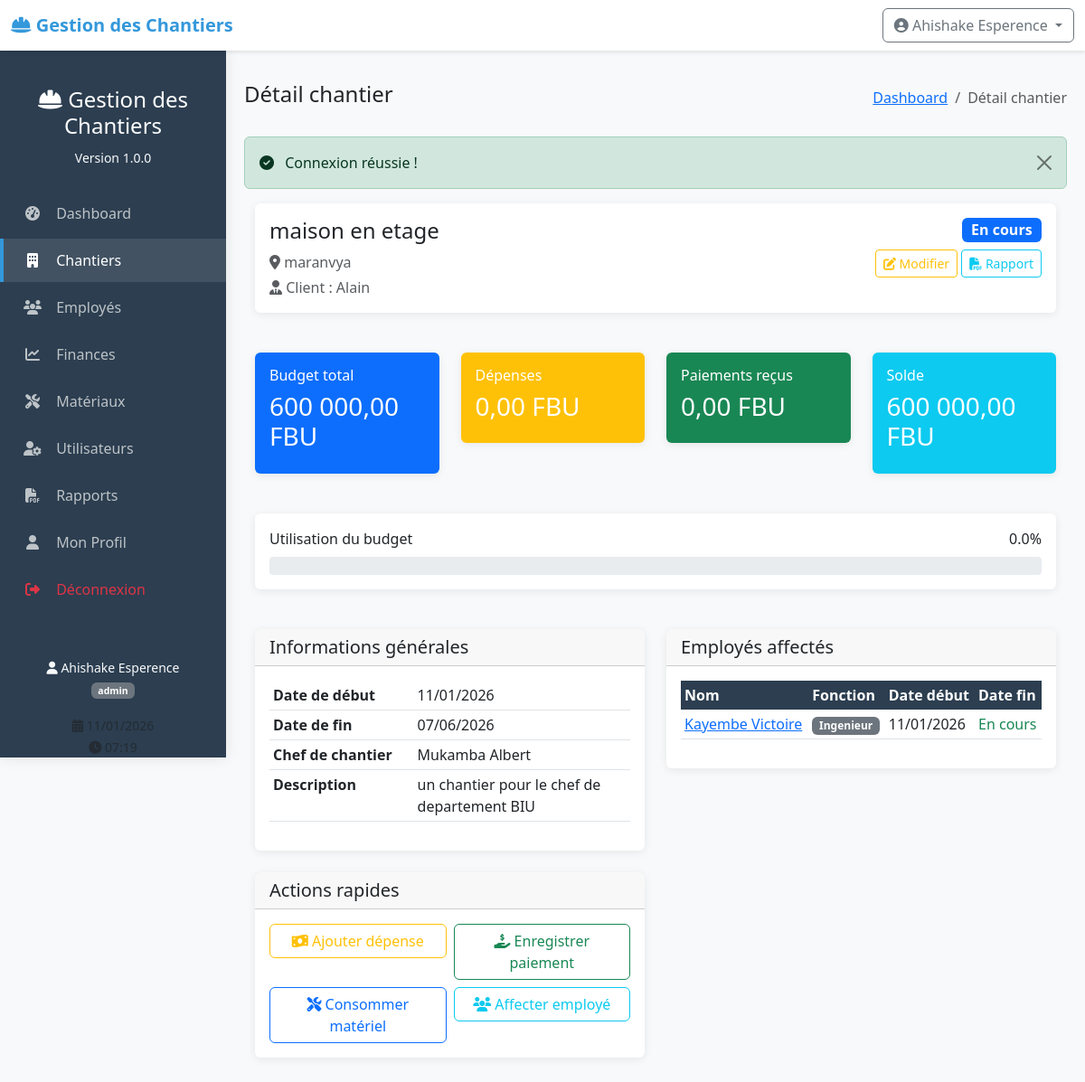
The app's page /index.php?controller=chantier&action=view&id=1 (signed in) with its own data.
### tables this page shows
CREATE TABLE chantiers (
    id INTEGER PRIMARY KEY AUTOINCREMENT,
    nom VARCHAR(200) NOT NULL,
    localisation TEXT NOT NULL,
    client VARCHAR(200) NOT NULL,
    budget_total DECIMAL(12,2) NOT NULL,
    date_debut DATE NOT NULL,
    date_fin DATE,
    statut VARCHAR(20) DEFAULT 'en_cours' CHECK(statut IN ('en_cours', 'suspendu', 'termine')),
    chef_chantier_id INTEGER,
    description TEXT,
    created_at DATETIME DEFAULT CURRENT_TIMESTAMP,
    updated_at DATETIME,
    FOREIGN KEY (chef_chantier_id) REFERENCES users(id)
);

CREATE TABLE users (
    id INTEGER PRIMARY KEY AUTOINCREMENT,
    username VARCHAR(50) UNIQUE NOT NULL,
    password VARCHAR(255) NOT NULL,
    nom VARCHAR(100) NOT NULL,
    prenom VARCHAR(100) NOT NULL,
    email VARCHAR(150) UNIQUE NOT NULL,
    role VARCHAR(20) NOT NULL CHECK(role IN ('admin', 'chef', 'comptable')),
    telephone VARCHAR(20),
    created_at DATETIME DEFAULT CURRENT_TIMESTAMP,
    last_login DATETIME,
    status BOOLEAN DEFAULT 1
);

CREATE TABLE affectations (
    id INTEGER PRIMARY KEY AUTOINCREMENT,
    employe_id INTEGER NOT NULL,
    chantier_id INTEGER NOT NULL,
    date_debut DATE NOT NULL,
    date_fin DATE,
    heures_travail INTEGER DEFAULT 8,
    created_at DATETIME DEFAULT CURRENT_TIMESTAMP,
    FOREIGN KEY (employe_id) REFERENCES employes(id),
    FOREIGN KEY (chantier_id) REFERENCES chantiers(id)
);

CREATE TABLE employes (
    id INTEGER PRIMARY KEY AUTOINCREMENT,
    matricule VARCHAR(20) UNIQUE NOT NULL,
    nom VARCHAR(100) NOT NULL,
    prenom VARCHAR(100) NOT NULL,
    email VARCHAR(150) UNIQUE,
    telephone VARCHAR(20),
    fonction VARCHAR(50) NOT NULL CHECK(fonction IN ('chef', 'ouvrier', 'ingenieur')),
    salaire_journalier DECIMAL(8,2) NOT NULL,
    date_embauche DATE NOT NULL,
    statut VARCHAR(20) DEFAULT 'actif' CHECK(statut IN ('actif', 'inactif', 'congé')),
    created_at DATETIME DEFAULT CURRENT_TIMESTAMP
);

### index.php (called while the page is built, shortened)
<?php
require_once 'config/init.php';
$controller = $_GET['controller'] ?? 'dashboard';
$action = $_GET['action'] ?? 'index';
$controllerInstance = new $controllerClass();
$id = $_GET['id'] ?? null;
if ($id !== null) {
    $data = $controllerInstance->$action($id);
} else {
    $data = $controllerInstance->$action();
}
$viewFolders = [
    'dashboard' => 'dashboard',
    'chantier' => 'chantiers',
    'employe' => 'employes',
    'materiau' => 'materiaux',
    'finance' => 'finances',
    'user' => 'users',
    'rapport' => 'repports'
];
$viewFolder = $viewFolders[$controller] ?? 'dashboard';
$viewFile = __DIR__ . '/views/' . $viewFolder . '/' . $action . '.php';
require_once $viewFile;

### models/Chantier.php (called while the page is built, shortened)
<?php
class Chantier {
    private $db;
    public function __construct() {
        $this->db = Database::getInstance()->getConnection();
    }
    public function getById($id) {
        $sql = "SELECT c.*, u.nom as chef_nom, u.prenom as chef_prenom
                FROM chantiers c
                LEFT JOIN users u ON c.chef_chantier_id = u.id
                WHERE c.id = :id";
        $stmt = $this->db->prepare($sql);
        $stmt->execute([':id' => $id]);
        return $stmt->fetch();
    }
}
?>

### config/database.php (called while the page is built, shortened)
<?php
class Database {
    private static $instance = null;
    private $connection;
    private function __construct() {
        try {
            $this->connection = new PDO('sqlite:' . dirname(__DIR__) . '/data/chantiers.db');
            $this->connection->setAttribute(PDO::ATTR_ERRMODE, PDO::ERRMODE_EXCEPTION);
            $this->connection->setAttribute(PDO::ATTR_DEFAULT_FETCH_MODE, PDO::FETCH_ASSOC);
            $this->connection->exec('PRAGMA foreign_keys = ON');
        } catch(PDOException $e) {
            die("Erreur de connexion : " . $e->getMessage());
        }
    }
    public static function getInstance() {
        if (self::$instance == null) {
            self::$instance = new Database();
        }
        return self::$instance;
    }
    public function getConnection() {
        return $this->connection;
    }
}
?>

### controllers/ChantierController.php (called while the page is built, shortened)
<?php
require_once __DIR__ . '/../config/init.php';
require_once __DIR__ . '/../models/Chantier.php';
class ChantierController {
    private $chantierModel;
    public function __construct() {
        $this->chantierModel = new Chantier();
        $this->auth = new Auth();
    }
    public function view($id) {
        $chantier = $this->chantierModel->getById($id);
        $sql = "SELECT e.*, a.date_debut, a.date_fin
                FROM affectations a
                JOIN employes e ON a.employe_id = e.id
                WHERE a.chantier_id = :chantier_id
                ORDER BY a.date_debut DESC";
        $stmt = Database::getInstance()->getConnection()->prepare($sql);
        $stmt->execute([':chantier_id' => $id]);
        $employes = $stmt->fetchAll();
        $depenses = $this->chantierModel->getDepenses($id);
        $paiements = $this->chantierModel->getPaiements($id);
        $solde = $chantier['budget_total'] - $depenses;
        $pourcentage_utilisation = $chantier['budget_total'] > 0 ?
            ($depenses / $chantier['budget_total']) * 100 : 0;
        return [
            'chantier' => $chantier,
            'employes' => $employes,
            'depenses' => $depenses,
            'paiements' => $paiements,
            'solde' => $solde,
            'pourcentage_utilisation' => $pourcentage_utilisation
        ];
    }
}
?>

### config/init.php (called while the page is built, shortened)
<?php
require_once __DIR__ . '/database.php';
class Auth {
    public function isLoggedIn() {
        return isset($_SESSION['user_id']);
    }
}
?>

### views/chantiers/view.php (the view, shortened to what this page needs)
<?php
require_once __DIR__ . '/../../config/init.php';
include __DIR__ . '/../../includes/header.php';
$data = $GLOBALS['data'] ?? [];
$chantier = $data['chantier'] ?? null;
$employes = $data['employes'] ?? [];
$depenses = $data['depenses'] ?? 0;
$paiements = $data['paiements'] ?? 0;
$solde = $data['solde'] ?? 0;
$pourcentage_utilisation = $data['pourcentage_utilisation'] ?? 0;
?>
<div class="container-fluid">
    <div class="row mb-4">
        <div class="col-12">
            <div class="card">
                <div class="card-body">
                    <div class="d-flex justify-content-between align-items-start">
                        <div>
                            <h4><?php echo htmlspecialchars($chantier['nom']); ?></h4>
                            <p class="text-muted mb-1">
                                <i class="fas fa-map-marker-alt"></i> <?php echo htmlspecialchars($chantier['localisation']); ?>
                            </p>
                            <p class="text-muted mb-0">
                                <i class="fas fa-user-tie"></i> Client : <?php echo htmlspecialchars($chantier['client']); ?>
                            </p>
                        </div>
                        <div class="text-end">
                            <span class="badge
                                <?php echo $chantier['statut'] == 'en_cours' ? 'bg-primary' :
                                       ($chantier['statut'] == 'termine' ? 'bg-success' : 'bg-warning'); ?> fs-6">
                                <?php echo ucfirst(str_replace('_', ' ', $chantier['statut'])); ?>
                            </span>
                            <div class="mt-2">
                                <a href="index.php?controller=chantier&action=edit&id=<?php echo $chantier['id']; ?>"
                                   class="btn btn-sm btn-outline-warning">
                                    <i class="fas fa-edit"></i> Modifier
                                </a>
                                <a href="index.php?controller=finance&action=rapport_chantier&id=<?php echo $chantier['id']; ?>"
                                   class="btn btn-sm btn-outline-info" target="_blank">
                                    <i class="fas fa-file-pdf"></i> Rapport
                                </a>
                            </div>
                        </div>
                    </div>
                </div>
            </div>
        </div>
    </div>
    <div class="row mb-4">
        <div class="col-md-3">
            <div class="card bg-primary text-white">
                <div class="card-body">
                    <h6 class="card-title">Budget total</h6>
                    <h3><?php echo number_format($chantier['budget_total'], 2, ',', ' '); ?> FBU</h3>
                </div>
            </div>
        </div>
        <div class="col-md-3">
            <div class="card bg-warning text-white">
                <div class="card-body">
                    <h6 class="card-title">Dépenses</h6>
                    <h3><?php echo number_format($depenses, 2, ',', ' '); ?> FBU</h3>
                </div>
            </div>
        </div>
        <div class="col-md-3">
            <div class="card bg-success text-white">
                <div class="card-body">
                    <h6 class="card-title">Paiements reçus</h6>
                    <h3><?php echo number_format($paiements, 2, ',', ' '); ?> FBU</h3>
                </div>
            </div>
        </div>
        <div class="col-md-3">
            <div class="card
                <?php echo $solde >= 0 ? 'bg-info' : 'bg-danger'; ?> text-white">
                <div class="card-body">
                    <h6 class="card-title">Solde</h6>
                    <h3><?php echo number_format($solde, 2, ',', ' '); ?> FBU</h3>
                </div>
            </div>
        </div>
    </div>
    <div class="row mb-4">
        <div class="col-12">
            <div class="card">
                <div class="card-body">
                    <div class="d-flex justify-content-between mb-2">
                        <span>Utilisation du budget</span>
                        <span><?php echo number_format($pourcentage_utilisation, 1); ?>%</span>
                    </div>
                    <div class="progress" style="height: 20px;">
                    </div>
                </div>
            </div>
        </div>
    </div>
    <div class="row">
        <div class="col-md-6">
            <div class="card mb-4">
                <div class="card-header">
                    <h5 class="card-title mb-0">Informations générales</h5>
                </div>
                <div class="card-body">
                    <table class="table table-sm">
                        <tr>
                            <td width="40%"><strong>Date de début</strong></td>
                            <td><?php echo date('d/m/Y', strtotime($chantier['date_debut'])); ?></td>
                        </tr>
                        <tr>
                            <td><strong>Date de fin</strong></td>
                            <td>
                                <?php echo $chantier['date_fin'] ?
                                    date('d/m/Y', strtotime($chantier['date_fin'])) :
                                    '<span class="text-muted">Non définie</span>'; ?>
                            </td>
                        </tr>
                        <tr>
                            <td><strong>Chef de chantier</strong></td>
                            <td>
                                <?php if ($chantier['chef_nom']): ?>
                                <?php echo htmlspecialchars($chantier['chef_prenom'] . ' ' . $chantier['chef_nom']); ?>
                                <?php else: ?>
                                <span class="text-muted">Non assigné</span>
                                <?php endif; ?>
                            </td>
                        </tr>
                        <tr>
                            <td><strong>Description</strong></td>
                            <td>
                                <?php echo $chantier['description'] ?
                                    nl2br(htmlspecialchars($chantier['description'])) :
                                    '<span class="text-muted">Aucune description</span>'; ?>
                            </td>
                        </tr>
                    </table>
                </div>
            </div>
            <div class="card">
                <div class="card-header">
                    <h5 class="card-title mb-0">Actions rapides</h5>
                </div>
                <div class="card-body">
                    <div class="row g-2">
                        <div class="col-6">
                            <a href="index.php?controller=finance&action=ajouter_depense"
                               class="btn btn-outline-warning w-100">
                                <i class="fas fa-money-bill-wave"></i> Ajouter dépense
                            </a>
                        </div>
                        <div class="col-6">
                            <a href="index.php?controller=finance&action=ajouter_paiement"
                               class="btn btn-outline-success w-100">
                                <i class="fas fa-hand-holding-usd"></i> Enregistrer paiement
                            </a>
                        </div>
                        <div class="col-6">
                            <a href="index.php?controller=materiau&action=consommer"
                               class="btn btn-outline-primary w-100">
                                <i class="fas fa-tools"></i> Consommer matériel
                            </a>
                        </div>
                        <div class="col-6">
                            <a href="index.php?controller=employe&action=index"
                               class="btn btn-outline-info w-100">
                                <i class="fas fa-users"></i> Affecter employé
                            </a>
                        </div>
                    </div>
                </div>
            </div>
        </div>
        <div class="col-md-6">
            <div class="card">
                <div class="card-header">
                    <h5 class="card-title mb-0">Employés affectés</h5>
                </div>
                <div class="card-body">
                    <?php if (empty($employes)): ?>
                    <div class="alert alert-info">
                        <i class="fas fa-info-circle"></i> Aucun employé n'est affecté à ce chantier.
                    </div>
                    <?php else: ?>
                    <div class="table-responsive">
                        <table class="table table-sm">
                            <thead>
                                <tr>
                                    <th>Nom</th>
                                    <th>Fonction</th>
                                    <th>Date début</th>
                                    <th>Date fin</th>
                                </tr>
                            </thead>
                            <tbody>
                                <?php foreach ($employes as $employe): ?>
                                <tr>
                                    <td>
                                        <a href="index.php?controller=employe&action=view&id=<?php echo $employe['id']; ?>">
                                            <?php echo htmlspecialchars($employe['prenom'] . ' ' . $employe['nom']); ?>
                                        </a>
                                    </td>
                                    <td>
                                        <span class="badge bg-secondary">
                                            <?php echo ucfirst($employe['fonction']); ?>
                                        </span>
                                    </td>
                                    <td><?php echo date('d/m/Y', strtotime($employe['date_debut'])); ?></td>
                                    <td>
                                        <?php echo $employe['date_fin'] ?
                                            date('d/m/Y', strtotime($employe['date_fin'])) :
                                            '<span class="text-success">En cours</span>'; ?>
                                    </td>
                                </tr>
                                <?php endforeach; ?>
                            </tbody>
                        </table>
                    </div>
                    <?php endif; ?>
                </div>
            </div>
        </div>
    </div>
</div>
<?php include __DIR__ . '/../../includes/footer.php'; ?>

### records on screen
chantiers: nom "maison en etage", localisation "maranvya", client "Alain", statut "En cours", budget_total "600 000,00", date_debut "11/01/2026", date_fin "07/06/2026", chef_chantier.nom "Mukamba Albert", description "un chantier pour le chef de departement BIU"
affectations: employe.nom "Kayembe Victoire", employe.fonction "Ingenieur", date_debut "11/01/2026", date_fin "En cours"

### other values on screen
APP_NAME "Gestion des Chantiers"
$_SESSION['nom_complet'] "Ahishake Esperence"
APP_VERSION "1.0.0"
$_SESSION['role'] "admin"
$page_title "Détail chantier"
$_SESSION['success'] "Connexion réussie !"
$depenses "0,00"
$paiements "0,00"
$solde "600 000,00"
$pourcentage_utilisation "0.0"
